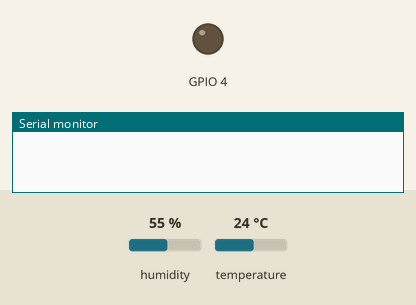
Recording of a sketch running on a simulated ESP32. On the bench: output pins drawn as LEDs (lit = HIGH), the last lines printed to the serial monitor. The inputs (shaded band) are chosen by the test bench; at power-on: humidity 55 %, temperature 24 °C. A WiFi scan finds three made-up networks; EEPROM starts erased; not simulated (calls return 0 or success): gewoon_secrets.h. At 68.4 s the program puts the board to deep sleep or switches it off; the recording ends there.

Above: at 0.0 s.
At 21.1 s:
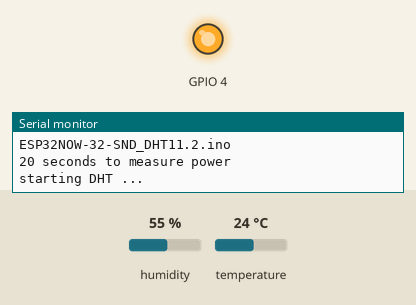
Timing chart, 0 to 68.4 s (numbered marks = the images above):
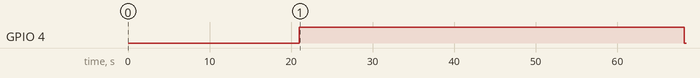

The sketch:

ESP32NOW-32-SND_DHT11.2.ino
```cpp
// red sensor2 ESPNOW
// for sensortype is LilyGO TTGO T-Higrow ESP32 - DHT12 Sensor
// In Arduino IDE: Boards ESP32 Arduino / ESP32 Dev Module
// https://randomnerdtutorials.com/esp8266-esp-now-wi-fi-web-server/

#include <esp_now.h>
#include <esp_wifi.h>
#include "WiFi.h"
#include "EEPROM.h"
bool measure=true;

// REPLACE WITH RECEIVER MAC Address
//MAC Address of the receiver
//uint8_t broadcastAddress[] = {0xE8, 0xDB, 0x84  0xDC  0x31, 0x40}; // 8266 D1-MINI headers
//uint8_t broadcastAddress[] = {0xE8, 0xDB, 0x84  0xDA  0xDD, 0xC9}; // 8266 D1-MINI los
//uint8_t broadcastAddress[] = {0x84, 0xF7, 0x03  0xD8  0x06, 0x76}; // 8266 D1-S2
//uint8_t broadcastAddress[] = {0x98, 0xCD, 0xAC, 0x13, 0xC8, 0x7A}; // 8266 TTGO 0.9 kastje
uint8_t broadcastAddress[] = {0x98, 0xCD, 0xAC, 0x13, 0xD7, 0x1C}; // 8266 TTGO 0.9 los 2 knop
//uint8_t broadcastAddress[] = {0x94, 0xB9, 0x7E, 0xD3, 0xE5, 0x58}; // 32   T-DISPLAY ROOD TTGO-LORA32
//uint8_t broadcastAddress[] = {0x80, 0x7D, 0x3A, 0xE6, 0x79, 0x6C}; // 32   BME sensor
//uint8_t broadcastAddress[] = {0x30, 0x83, 0x98, 0xE2, 0xBE, 0xCC}; // 32   M5STICK-CPLUS

int dry=3500; // value for dry sensor
int wet=1734; // value for wet sensor

// Structure example to send data
// Must match the receiver structure

typedef struct struct_message {
  int           id;
  float         temp;
  float         hum;
  unsigned int  readingId;
} struct_message;

// Create a struct_message called myData
struct_message myData;

unsigned int readingId = 0;
#define BOARD_ID 2

//esp_now_peer_info_t peerInfo;

// Insert your SSID
constexpr char WIFI_SSID[] = "mySSID";

int32_t getWiFiChannel(const char *ssid) {
  if (int32_t n = WiFi.scanNetworks()) {
      for (uint8_t i=0; i<n; i++) {
          if (!strcmp(ssid, WiFi.SSID(i).c_str())) {
              return WiFi.channel(i);
          }
      }
  }
  return 0;
}


int i=0;
bool success = false;

unsigned long lastTime = 0;
unsigned long timerDelay = 3000;  // send readings timer

// callback when data is sent
void OnDataSent(const uint8_t *mac_addr, esp_now_send_status_t status) {
  Serial.print("\r\nLast Packet Send Status:\t");
//  Serial.println(status == ESP_NOW_SEND_SUCCESS ? "Delivery Success" : "Delivery Fail");

  if   (status == ESP_NOW_SEND_SUCCESS) {
    Serial.println("Delivery Success");
    success=true;}
  else {
    Serial.println("Delivery Failed trying again in 5 seconds");
    success=false;}
    delay(5000);

  }

#include "ESPAsyncWebServer.h"
#define uS_TO_S_FACTOR 1000000  /* Conversion factor for micro seconds to seconds */
#include <Wire.h>
//#include <Adafruit_Sensor.h>
//#include <Adafruit_BME280.h>

#include "DHT.h";
#define DHTPIN 16
#define DHTTYPE DHT11
// Initialize DHT sensor for normal 16mhz Arduino
DHT dht(DHTPIN, DHTTYPE);
float hum;              // Stores humidity value in percent
float temp;             // Stores temperature value in Celcius

#include "gewoon_secrets.h"
/*
// gewoon_secrets.h: wifi passwords and weather.api get yours at api.openweathermap.org
const char* ssid     = "mySSID";
const char* password = "myWIFIpassword";
String town="Apeldoorn";//weather api
String Country="NL";
const String key = "095e719fe1a290c29b29bbb364326bcd";
*/

// from bme280HIGROWtest
#define SOIL_PIN                (32)
#define LED_PIN                 (16)
#define OB_BH1750_ADDRESS       (0x23)//lightmeter
#define BME_SCK 13
#define BME_MISO 12
#define BME_MOSI 11
#define BME_CS 10
#define TEMP_CORR 5
//Adafruit_BME280 bme; // I2C

int               sleepmins     = 70;
int               sleeptime     = sleepmins * 60; // 1 mins * 60 seconds

void setup(){
  Serial.begin    (115200);
  EEPROM.begin    (8);
  readingId =     EEPROM.readInt  (0);
  if (readingId>=32767){readingId=0;}
  unsigned long     sleepingtime  = (sleeptime * uS_TO_S_FACTOR);
  esp_sleep_enable_timer_wakeup (sleepingtime);
  delay           (1000);
  Serial.println  (__FILE__);//name of this doc

if (measure){
  Serial.println("20 seconds to measure power");
  delay(20000);
  Serial.println("starting DHT ...");
}
  //tinycode
  pinMode         (4, OUTPUT);
  digitalWrite    (4, HIGH);
  delay           (200);
  Wire.begin      (25, 26);
/*
  unsigned        status;
  status = bme.begin(0x77, &Wire);
  if (!status) {
      Serial.println  ("Could not find a valid BME280 sensor, check wiring, address, sensor ID!");
      Serial.print    ("SensorID was: 0x");
      Serial.println  (bme.sensorID(),16);
      Serial.print    ("        ID of 0xFF probably means a bad address, a BMP 180 or BMP 085\n");
      Serial.print    ("   ID of 0x56-0x58 represents a BMP 280,\n");
      Serial.print    ("        ID of 0x60 represents a BME 280.\n");
      Serial.print    ("        ID of 0x61 represents a BME 680.\n");
      while (1) delay (10);
  }
*/
    // Start DHT Sensor
  dht.begin();
if (measure){
  Serial.println("20 seconds to measure power");
  delay(20000);
  Serial.println("starting WIFI ...");
}

  // Set device as a Wi-Fi Station and set channel
  WiFi.mode(WIFI_STA);
  int32_t channel = getWiFiChannel(WIFI_SSID);
  WiFi.printDiag(Serial); // Uncomment to verify channel number before
  esp_wifi_set_promiscuous(true);
  esp_wifi_set_channel(channel, WIFI_SECOND_CHAN_NONE);
  esp_wifi_set_promiscuous(false);
  WiFi.printDiag(Serial); // Uncomment to verify channel change after
  //Init ESP-NOW
  if (esp_now_init() != ESP_OK) {
    Serial.println("Error initializing ESP-NOW");
    return;
  }

  // Once ESPNow is successfully Init, we will register for Send CB to
  // get the status of Trasnmitted packet
  esp_now_register_send_cb(OnDataSent);

  //Register peer
  esp_now_peer_info_t peerInfo;
  memcpy(peerInfo.peer_addr, broadcastAddress, 6);
  peerInfo.encrypt = false;

  //Add peer
  if (esp_now_add_peer(&peerInfo) != ESP_OK){
    Serial.println("Failed to add peer");
    return;
  }
  if (measure){
    Serial.println("20 seconds to measure power");
    delay(20000);
    Serial.println("starting loop");
  }
}

void loop(){
//    hum = dht.readHumidity();       // Get Humidity value
//    temp= dht.readTemperature();    // Get Temperature value
//    if (isnan(hum) || isnan(temp) ) { // Check if any reads failed and exit early (to try again).
//        Serial.println(F("Failed to read from DHT sensor!"));
//    return;

   // Set values to send
    int humi         = analogRead(SOIL_PIN);
        Serial.println(humi);
    myData.id        = BOARD_ID;
//    myData.temp      = bme.readTemperature();
//    myData.hum       = map(humi,wet,dry,100,0);
    myData.temp      = dht.readTemperature();
    myData.hum       = map(humi,wet,dry,100,0);
    myData.readingId = readingId++;

    // Send message via ESP-NOW
   //  success = false;
int tries = 0;
    while (success==false){
          esp_now_send(broadcastAddress, (uint8_t *) &myData, sizeof(myData));
          Serial.print      ("sending message ");
          Serial.print      (readingId);
          Serial.print      (" ...");
          Serial.print      (myData.hum);
          Serial.println    ("%");
          tries++;
          if (tries==3)    {break;}
          delay             (5000);
    }

EEPROM.writeInt     (0,readingId);
EEPROM.commit();
digitalWrite        (SOIL_PIN, LOW);
digitalWrite        (4, LOW); //turn off GPIO16
Serial.println      ("Going to sleep for  " + String(sleeptime/60) + " Minutes");
delay               (200);

esp_deep_sleep_start();

}
```

Measured:
- by itself, GPIO 4: HIGH → LOW at 68.2 s
